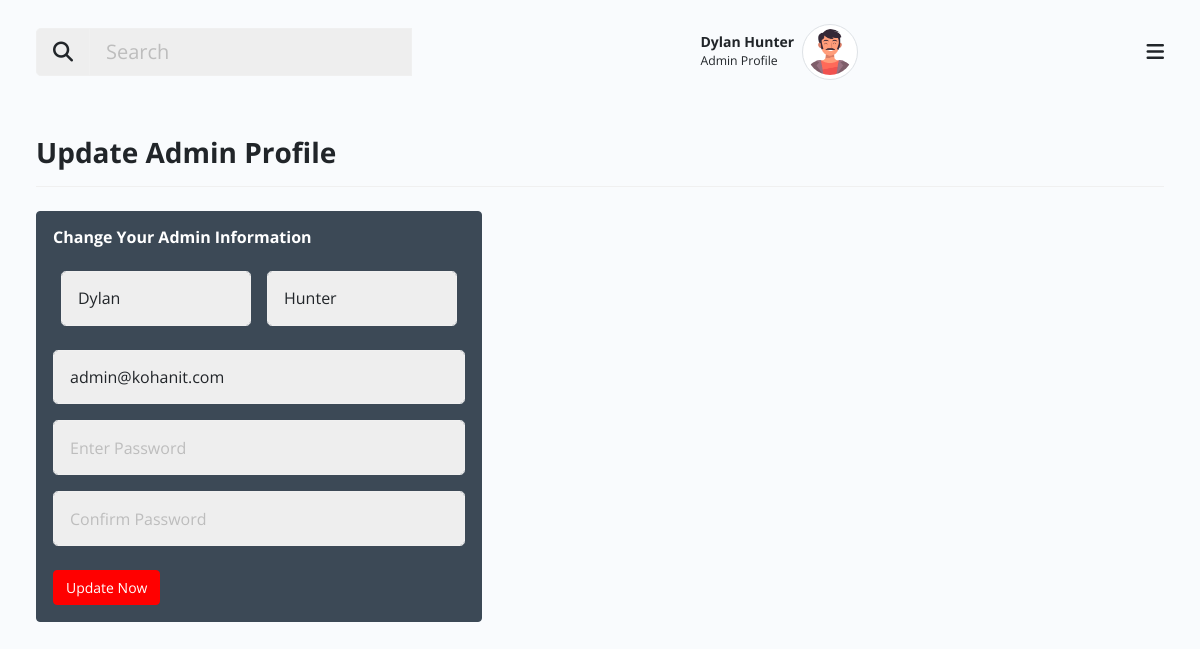
The app's page /admin/admin_settings.php (signed in) with its own data.
### tables this page shows
CREATE TABLE `_users` (
  `id` int(11) NOT NULL,
  `first_name` varchar(25) NOT NULL,
  `last_name` varchar(25) NOT NULL,
  `email` varchar(50) NOT NULL,
  `password` varchar(25) NOT NULL,
  `date` datetime NOT NULL
);

### admin/admin_settings.php (the view, shortened to what this page needs)
<?php
require_once('_header.php');
require_once('_sidebar.php');
require_once('_bodyheader.php');
?>
<div class="body d-flex py-3">
    <div class="container-xxl">
        <div class="row clearfix">
            <div class="col-md-12">
                <div class="card border-0 mb-4 no-bg">
                    <div class="card-header py-3 px-0 d-flex align-items-center  justify-content-between border-bottom">
                        <h3 class=" fw-bold flex-fill mb-0">Update Admin Profile</h3>
                    </div>
                </div>
            </div>
        </div>
        <div class="row col-sm-12">
            <div class="col-md-12 col-lg-4 col-xl-5 col-xxl-5">
                <form action="update_admin_info.php" method="POST">
                    <div class="alert alert-primary p-3 mb-0 w-100">
                        <h6 class="fw-bold mb-1">Change Your Admin Information</h6>
                        <div class="d-flex my-3">
                            <div class="col-sm m-2">
                                <input value="<?php echo $row['first_name']; ?>" name="first_name" type="text" class="m-0 form-control form-control-lg"
                                    placeholder="First Name">
                            </div>
                            <div class="col-sm m-2" >
                            <input value="<?php echo $row['last_name']; ?>" name="last_name" type="text" class="m-0 form-control form-control-lg"
                                placeholder="Last Name">
                        </div>
                        </div>
                        <div class="my-3 ">
                            <input value="<?php echo $row['email']; ?>" name="email" type="text" class="form-control form-control-lg"
                                placeholder="Enter Username">
                        </div>
                        <div class="my-3">
                            <input name="password" type="password" class="form-control form-control-lg"
                                placeholder="Enter Password">
                        </div>
                        <div class="my-3">
                            <input name="cpassword" type="password" class="form-control form-control-lg"
                                placeholder="Confirm Password">
                        </div>
                        <button type="submit" class="btn btn-primary mt-2">Update Now </button>
                    </div>
                </form>
            </div>
        </div>
    </div>
</div>
<?php
require_once('_footer.php');
?>

### admin/_bodyheader.php (shortened to what this page needs)
<div class="main px-lg-4 px-md-4">
    <div class="header">
        <nav class="navbar py-4">
            <div class="container-xxl">
                <?php
                        require('_dbconnection.php');
                        $sql = "SELECT * FROM _users";
                        $result = mysqli_query($conn, $sql);
                        $row = mysqli_fetch_assoc($result);
                        $user_fname =  "".$row['first_name']." ".$row['last_name']."";
                        ?>
                <div class="h-right d-flex align-items-center mr-5 mr-lg-0 order-1">
                    <div class="dropdown user-profile ml-2 ml-sm-3 d-flex align-items-center zindex-popover">
                        <div class="u-info me-2">
                            <p class="mb-0 text-end line-height-sm "><span class="font-weight-bold"><?php echo $user_fname; ?></span></p>
                            <small>Admin Profile</small>
                        </div>
                        <a class="nav-link dropdown-toggle pulse p-0" href="#" role="button" data-bs-toggle="dropdown" data-bs-display="static">
                            <img class="avatar lg rounded-circle img-thumbnail" src="assets/images/profile_av.png" alt="profile">
                        </a>
                    </div>
                </div>
                <button class="navbar-toggler p-0 border-0 menu-toggle order-3" type="button" data-bs-toggle="collapse" data-bs-target="#mainHeader">
                    <span class="fa fa-bars"></span>
                </button>
                <div class="order-0 col-lg-4 col-md-4 col-sm-12 col-12 mb-3 mb-md-0 ">
                    <div class="input-group flex-nowrap input-group-lg">
                        <button type="button" class="input-group-text" id="addon-wrapping"><i class="fa fa-search"></i></button>
                        <input type="search" class="form-control" placeholder="Search" aria-label="search" aria-describedby="addon-wrapping">
                    </div>
                </div>
            </div>
        </nav>
    </div>

### records on screen
_users: user_fname "Dylan Hunter", first_name "Dylan", last_name "Hunter", email "admin@kohanit.com"
